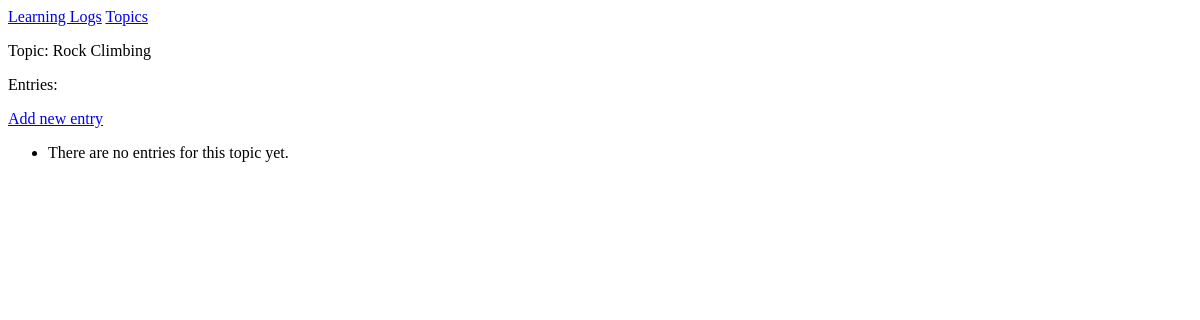
The page /topics/2/ on the database as committed earlier.
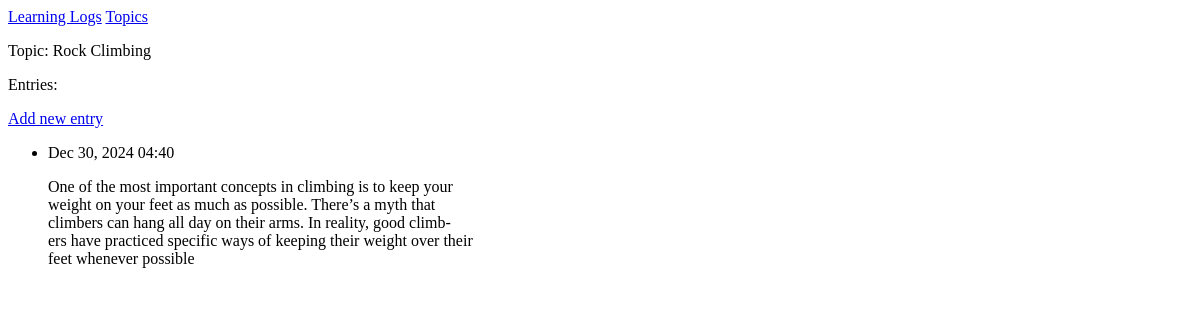
The same page on the database as committed later.
### learning_logs/models.py (models this page shows, shortened)
class Entry(models.Model):
    topic = models.ForeignKey(Topic, on_delete=models.CASCADE)
    text = models.TextField()
    date_added = models.DateTimeField(auto_now_add=True)
    class Meta:
        verbose_name_plural = 'entries'

### learning_logs/views.py (the view)
# urls.py: path('topics/<int:topic_id>/',views.topic, name='topic'),
def topic(request, topic_id):
    topic = Topic.objects.get(id=topic_id)
    entries = topic.entry_set.order_by('-date_added')
    context = {'topic': topic, 'entries': entries}
    return render(request, 'learning_logs/topic.html',context)

### learning_logs/templates/learning_logs/topic.html
{% extends 'learning_logs/base.html' %}
{% block content %}
<p>Topic: {{ topic.text }}</p>
<p>Entries:</p>
<p>
    <a href="{% url 'learning_logs:new_entry' topic.id %}">Add new entry</a>
</p>
<ul>
    {% for entry in entries %}
        <li>
            <p>{{ entry.date_added|date:'M d, Y H:i' }}</p>
            <p>{{ entry.text|linebreaks }}</p>
        </li>
    {% empty %}
        <li> There are no entries for this topic yet.</li>
    {% endfor %}
</ul>
{% endblock content %}

Rows that differ between the two databases and show on the page:
added Entry: date_added "Dec 30, 2024 04:40", text "One of the most important concepts in climbing is to keep your weight on your feet as much as possible. There’s a myth that climbers can hang all day on their arms. In reality, good climb- ers have practiced specific ways of keeping their weight over their feet whenever possible"
Other text that changed with them:
text no longer shown: "There are no entries for this topic yet."
